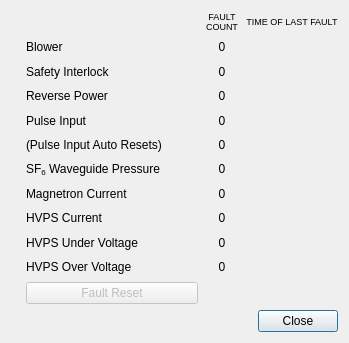
<?xml version="1.0" encoding="UTF-8"?>
<ui version="4.0">
 <class>XmitterFaultDetails</class>
 <widget class="QDialog" name="XmitterFaultDetails">
  <property name="enabled">
   <bool>true</bool>
  </property>
  <property name="geometry">
   <rect>
    <x>0</x>
    <y>0</y>
    <width>349</width>
    <height>343</height>
   </rect>
  </property>
  <property name="windowTitle">
   <string>Transmitter Fault Details</string>
  </property>
  <layout class="QVBoxLayout" name="verticalLayout">
   <item>
    <widget class="QFrame" name="faultStatusBox">
     <layout class="QGridLayout" name="gridLayout_2">
      <property name="horizontalSpacing">
       <number>8</number>
      </property>
      <property name="margin">
       <number>0</number>
      </property>
      <item row="3" column="0">
       <widget class="QLabel" name="revPowerFaultIcon">
        <property name="sizePolicy">
         <sizepolicy hsizetype="Preferred" vsizetype="Preferred">
          <horstretch>0</horstretch>
          <verstretch>0</verstretch>
         </sizepolicy>
        </property>
        <property name="text">
         <string/>
        </property>
        <property name="pixmap">
         <pixmap resource="KaGuiMainWindow.qrc">:/redLED_off.png</pixmap>
        </property>
       </widget>
      </item>
      <item row="6" column="0">
       <widget class="QLabel" name="wgPresFaultIcon">
        <property name="sizePolicy">
         <sizepolicy hsizetype="Preferred" vsizetype="Preferred">
          <horstretch>0</horstretch>
          <verstretch>0</verstretch>
         </sizepolicy>
        </property>
        <property name="text">
         <string/>
        </property>
        <property name="pixmap">
         <pixmap resource="KaGuiMainWindow.qrc">:/redLED_off.png</pixmap>
        </property>
       </widget>
      </item>
      <item row="1" column="1">
       <widget class="QLabel" name="blowerFaultLabel">
        <property name="sizePolicy">
         <sizepolicy hsizetype="Preferred" vsizetype="Preferred">
          <horstretch>0</horstretch>
          <verstretch>0</verstretch>
         </sizepolicy>
        </property>
        <property name="text">
         <string>Blower</string>
        </property>
        <property name="indent">
         <number>0</number>
        </property>
       </widget>
      </item>
      <item row="9" column="2">
       <widget class="QLabel" name="hvpsUnderVFaultCount">
        <property name="sizePolicy">
         <sizepolicy hsizetype="Preferred" vsizetype="Preferred">
          <horstretch>0</horstretch>
          <verstretch>0</verstretch>
         </sizepolicy>
        </property>
        <property name="text">
         <string>0</string>
        </property>
        <property name="alignment">
         <set>Qt::AlignCenter</set>
        </property>
       </widget>
      </item>
      <item row="1" column="2">
       <widget class="QLabel" name="blowerFaultCount">
        <property name="sizePolicy">
         <sizepolicy hsizetype="Preferred" vsizetype="Preferred">
          <horstretch>0</horstretch>
          <verstretch>0</verstretch>
         </sizepolicy>
        </property>
        <property name="text">
         <string>0</string>
        </property>
        <property name="alignment">
         <set>Qt::AlignCenter</set>
        </property>
       </widget>
      </item>
      <item row="8" column="1">
       <widget class="QLabel" name="hvpsCurrFaultLabel">
        <property name="sizePolicy">
         <sizepolicy hsizetype="Preferred" vsizetype="Preferred">
          <horstretch>0</horstretch>
          <verstretch>0</verstretch>
         </sizepolicy>
        </property>
        <property name="text">
         <string>HVPS Current</string>
        </property>
       </widget>
      </item>
      <item row="1" column="3">
       <widget class="QLabel" name="blowerFaultTime">
        <property name="text">
         <string/>
        </property>
        <property name="alignment">
         <set>Qt::AlignCenter</set>
        </property>
       </widget>
      </item>
      <item row="9" column="0">
       <widget class="QLabel" name="hvpsUnderVFaultIcon">
        <property name="sizePolicy">
         <sizepolicy hsizetype="Preferred" vsizetype="Preferred">
          <horstretch>0</horstretch>
          <verstretch>0</verstretch>
         </sizepolicy>
        </property>
        <property name="text">
         <string/>
        </property>
        <property name="pixmap">
         <pixmap resource="KaGuiMainWindow.qrc">:/redLED_off.png</pixmap>
        </property>
       </widget>
      </item>
      <item row="0" column="2">
       <widget class="QLabel" name="faultCountColumnTitle">
        <property name="font">
         <font>
          <pointsize>7</pointsize>
          <weight>50</weight>
          <bold>false</bold>
         </font>
        </property>
        <property name="text">
         <string>FAULT
COUNT</string>
        </property>
        <property name="alignment">
         <set>Qt::AlignCenter</set>
        </property>
       </widget>
      </item>
      <item row="2" column="0">
       <widget class="QLabel" name="interlockFaultIcon">
        <property name="sizePolicy">
         <sizepolicy hsizetype="Preferred" vsizetype="Preferred">
          <horstretch>0</horstretch>
          <verstretch>0</verstretch>
         </sizepolicy>
        </property>
        <property name="text">
         <string/>
        </property>
        <property name="pixmap">
         <pixmap resource="KaGuiMainWindow.qrc">:/redLED_off.png</pixmap>
        </property>
       </widget>
      </item>
      <item row="7" column="2">
       <widget class="QLabel" name="magCurrFaultCount">
        <property name="sizePolicy">
         <sizepolicy hsizetype="Preferred" vsizetype="Preferred">
          <horstretch>0</horstretch>
          <verstretch>0</verstretch>
         </sizepolicy>
        </property>
        <property name="text">
         <string>0</string>
        </property>
        <property name="alignment">
         <set>Qt::AlignCenter</set>
        </property>
       </widget>
      </item>
      <item row="10" column="1">
       <widget class="QLabel" name="hvpsOverVFaultLabel">
        <property name="sizePolicy">
         <sizepolicy hsizetype="Preferred" vsizetype="Preferred">
          <horstretch>0</horstretch>
          <verstretch>0</verstretch>
         </sizepolicy>
        </property>
        <property name="text">
         <string>HVPS Over Voltage</string>
        </property>
       </widget>
      </item>
      <item row="6" column="1">
       <widget class="QLabel" name="wgPresFaultLabel">
        <property name="sizePolicy">
         <sizepolicy hsizetype="Preferred" vsizetype="Preferred">
          <horstretch>0</horstretch>
          <verstretch>0</verstretch>
         </sizepolicy>
        </property>
        <property name="text">
         <string>&lt;html&gt;&lt;head/&gt;&lt;body&gt;&lt;p&gt;SF&lt;span style=&quot; vertical-align:sub;&quot;&gt;6&lt;/span&gt; Waveguide Pressure&lt;/p&gt;&lt;/body&gt;&lt;/html&gt;</string>
        </property>
       </widget>
      </item>
      <item row="4" column="0">
       <widget class="QLabel" name="pulseInputFaultIcon">
        <property name="sizePolicy">
         <sizepolicy hsizetype="Preferred" vsizetype="Preferred">
          <horstretch>0</horstretch>
          <verstretch>0</verstretch>
         </sizepolicy>
        </property>
        <property name="text">
         <string/>
        </property>
        <property name="pixmap">
         <pixmap resource="KaGuiMainWindow.qrc">:/redLED_off.png</pixmap>
        </property>
       </widget>
      </item>
      <item row="2" column="3">
       <widget class="QLabel" name="interlockFaultTime">
        <property name="text">
         <string/>
        </property>
        <property name="alignment">
         <set>Qt::AlignCenter</set>
        </property>
       </widget>
      </item>
      <item row="8" column="2">
       <widget class="QLabel" name="hvpsCurrFaultCount">
        <property name="sizePolicy">
         <sizepolicy hsizetype="Preferred" vsizetype="Preferred">
          <horstretch>0</horstretch>
          <verstretch>0</verstretch>
         </sizepolicy>
        </property>
        <property name="text">
         <string>0</string>
        </property>
        <property name="alignment">
         <set>Qt::AlignCenter</set>
        </property>
       </widget>
      </item>
      <item row="4" column="1">
       <widget class="QLabel" name="pulseInputFaultLabel">
        <property name="sizePolicy">
         <sizepolicy hsizetype="Preferred" vsizetype="Preferred">
          <horstretch>0</horstretch>
          <verstretch>0</verstretch>
         </sizepolicy>
        </property>
        <property name="text">
         <string>Pulse Input</string>
        </property>
       </widget>
      </item>
      <item row="6" column="2">
       <widget class="QLabel" name="wgPresFaultCount">
        <property name="sizePolicy">
         <sizepolicy hsizetype="Preferred" vsizetype="Preferred">
          <horstretch>0</horstretch>
          <verstretch>0</verstretch>
         </sizepolicy>
        </property>
        <property name="text">
         <string>0</string>
        </property>
        <property name="alignment">
         <set>Qt::AlignCenter</set>
        </property>
       </widget>
      </item>
      <item row="9" column="1">
       <widget class="QLabel" name="hvpsUnderVFaultLabel">
        <property name="sizePolicy">
         <sizepolicy hsizetype="Preferred" vsizetype="Preferred">
          <horstretch>0</horstretch>
          <verstretch>0</verstretch>
         </sizepolicy>
        </property>
        <property name="text">
         <string>HVPS Under Voltage</string>
        </property>
       </widget>
      </item>
      <item row="1" column="0">
       <widget class="QLabel" name="blowerFaultIcon">
        <property name="sizePolicy">
         <sizepolicy hsizetype="Preferred" vsizetype="Preferred">
          <horstretch>0</horstretch>
          <verstretch>0</verstretch>
         </sizepolicy>
        </property>
        <property name="text">
         <string/>
        </property>
        <property name="pixmap">
         <pixmap resource="KaGuiMainWindow.qrc">:/redLED_off.png</pixmap>
        </property>
       </widget>
      </item>
      <item row="10" column="0">
       <widget class="QLabel" name="hvpsOverVFaultIcon">
        <property name="sizePolicy">
         <sizepolicy hsizetype="Preferred" vsizetype="Preferred">
          <horstretch>0</horstretch>
          <verstretch>0</verstretch>
         </sizepolicy>
        </property>
        <property name="text">
         <string/>
        </property>
        <property name="pixmap">
         <pixmap resource="KaGuiMainWindow.qrc">:/redLED_off.png</pixmap>
        </property>
       </widget>
      </item>
      <item row="4" column="3">
       <widget class="QLabel" name="pulseInputFaultTime">
        <property name="text">
         <string/>
        </property>
        <property name="alignment">
         <set>Qt::AlignCenter</set>
        </property>
       </widget>
      </item>
      <item row="3" column="2">
       <widget class="QLabel" name="revPowerFaultCount">
        <property name="sizePolicy">
         <sizepolicy hsizetype="Preferred" vsizetype="Preferred">
          <horstretch>0</horstretch>
          <verstretch>0</verstretch>
         </sizepolicy>
        </property>
        <property name="text">
         <string>0</string>
        </property>
        <property name="alignment">
         <set>Qt::AlignCenter</set>
        </property>
       </widget>
      </item>
      <item row="0" column="3">
       <widget class="QLabel" name="faultTimeColumnTitle">
        <property name="font">
         <font>
          <pointsize>7</pointsize>
         </font>
        </property>
        <property name="text">
         <string>TIME OF LAST FAULT</string>
        </property>
        <property name="scaledContents">
         <bool>false</bool>
        </property>
        <property name="alignment">
         <set>Qt::AlignCenter</set>
        </property>
       </widget>
      </item>
      <item row="7" column="1">
       <widget class="QLabel" name="magCurrFaultLabel">
        <property name="sizePolicy">
         <sizepolicy hsizetype="Preferred" vsizetype="Preferred">
          <horstretch>0</horstretch>
          <verstretch>0</verstretch>
         </sizepolicy>
        </property>
        <property name="text">
         <string>Magnetron Current</string>
        </property>
       </widget>
      </item>
      <item row="6" column="3">
       <widget class="QLabel" name="wgPresFaultTime">
        <property name="text">
         <string/>
        </property>
        <property name="alignment">
         <set>Qt::AlignCenter</set>
        </property>
       </widget>
      </item>
      <item row="7" column="3">
       <widget class="QLabel" name="magCurrFaultTime">
        <property name="text">
         <string/>
        </property>
        <property name="alignment">
         <set>Qt::AlignCenter</set>
        </property>
       </widget>
      </item>
      <item row="10" column="2">
       <widget class="QLabel" name="hvpsOverVFaultCount">
        <property name="sizePolicy">
         <sizepolicy hsizetype="Preferred" vsizetype="Preferred">
          <horstretch>0</horstretch>
          <verstretch>0</verstretch>
         </sizepolicy>
        </property>
        <property name="text">
         <string>0</string>
        </property>
        <property name="alignment">
         <set>Qt::AlignCenter</set>
        </property>
       </widget>
      </item>
      <item row="8" column="0">
       <widget class="QLabel" name="hvpsCurrFaultIcon">
        <property name="sizePolicy">
         <sizepolicy hsizetype="Preferred" vsizetype="Preferred">
          <horstretch>0</horstretch>
          <verstretch>0</verstretch>
         </sizepolicy>
        </property>
        <property name="text">
         <string/>
        </property>
        <property name="pixmap">
         <pixmap resource="KaGuiMainWindow.qrc">:/redLED_off.png</pixmap>
        </property>
       </widget>
      </item>
      <item row="2" column="1">
       <widget class="QLabel" name="interlockFaultLabel">
        <property name="sizePolicy">
         <sizepolicy hsizetype="Preferred" vsizetype="Preferred">
          <horstretch>0</horstretch>
          <verstretch>0</verstretch>
         </sizepolicy>
        </property>
        <property name="text">
         <string>Safety Interlock</string>
        </property>
       </widget>
      </item>
      <item row="3" column="1">
       <widget class="QLabel" name="revPowerFaultLabel">
        <property name="sizePolicy">
         <sizepolicy hsizetype="Preferred" vsizetype="Preferred">
          <horstretch>0</horstretch>
          <verstretch>0</verstretch>
         </sizepolicy>
        </property>
        <property name="text">
         <string>Reverse Power</string>
        </property>
       </widget>
      </item>
      <item row="7" column="0">
       <widget class="QLabel" name="magCurrFaultIcon">
        <property name="sizePolicy">
         <sizepolicy hsizetype="Preferred" vsizetype="Preferred">
          <horstretch>0</horstretch>
          <verstretch>0</verstretch>
         </sizepolicy>
        </property>
        <property name="text">
         <string/>
        </property>
        <property name="pixmap">
         <pixmap resource="KaGuiMainWindow.qrc">:/redLED_off.png</pixmap>
        </property>
       </widget>
      </item>
      <item row="4" column="2">
       <widget class="QLabel" name="pulseInputFaultCount">
        <property name="sizePolicy">
         <sizepolicy hsizetype="Preferred" vsizetype="Preferred">
          <horstretch>0</horstretch>
          <verstretch>0</verstretch>
         </sizepolicy>
        </property>
        <property name="text">
         <string>0</string>
        </property>
        <property name="alignment">
         <set>Qt::AlignCenter</set>
        </property>
       </widget>
      </item>
      <item row="3" column="3">
       <widget class="QLabel" name="revPowerFaultTime">
        <property name="text">
         <string/>
        </property>
        <property name="alignment">
         <set>Qt::AlignCenter</set>
        </property>
       </widget>
      </item>
      <item row="9" column="3">
       <widget class="QLabel" name="hvpsUnderVFaultTime">
        <property name="text">
         <string/>
        </property>
        <property name="alignment">
         <set>Qt::AlignCenter</set>
        </property>
       </widget>
      </item>
      <item row="10" column="3">
       <widget class="QLabel" name="hvpsOverVFaultTime">
        <property name="text">
         <string/>
        </property>
        <property name="alignment">
         <set>Qt::AlignCenter</set>
        </property>
       </widget>
      </item>
      <item row="12" column="1">
       <widget class="QPushButton" name="faultResetButton">
        <property name="enabled">
         <bool>false</bool>
        </property>
        <property name="sizePolicy">
         <sizepolicy hsizetype="MinimumExpanding" vsizetype="Preferred">
          <horstretch>0</horstretch>
          <verstretch>0</verstretch>
         </sizepolicy>
        </property>
        <property name="focusPolicy">
         <enum>Qt::NoFocus</enum>
        </property>
        <property name="text">
         <string>Fault Reset</string>
        </property>
       </widget>
      </item>
      <item row="2" column="2">
       <widget class="QLabel" name="interlockFaultCount">
        <property name="sizePolicy">
         <sizepolicy hsizetype="Preferred" vsizetype="Preferred">
          <horstretch>0</horstretch>
          <verstretch>0</verstretch>
         </sizepolicy>
        </property>
        <property name="text">
         <string>0</string>
        </property>
        <property name="alignment">
         <set>Qt::AlignCenter</set>
        </property>
       </widget>
      </item>
      <item row="8" column="3">
       <widget class="QLabel" name="hvpsCurrFaultTime">
        <property name="text">
         <string/>
        </property>
        <property name="alignment">
         <set>Qt::AlignCenter</set>
        </property>
       </widget>
      </item>
      <item row="5" column="1">
       <widget class="QLabel" name="autoResetLabel">
        <property name="text">
         <string>(Pulse Input Auto Resets)</string>
        </property>
       </widget>
      </item>
      <item row="5" column="2">
       <widget class="QLabel" name="autoResetCount">
        <property name="sizePolicy">
         <sizepolicy hsizetype="Preferred" vsizetype="Preferred">
          <horstretch>0</horstretch>
          <verstretch>0</verstretch>
         </sizepolicy>
        </property>
        <property name="text">
         <string>0</string>
        </property>
        <property name="alignment">
         <set>Qt::AlignCenter</set>
        </property>
       </widget>
      </item>
     </layout>
    </widget>
   </item>
   <item>
    <widget class="QDialogButtonBox" name="buttonBox">
     <property name="focusPolicy">
      <enum>Qt::NoFocus</enum>
     </property>
     <property name="orientation">
      <enum>Qt::Horizontal</enum>
     </property>
     <property name="standardButtons">
      <set>QDialogButtonBox::Close</set>
     </property>
    </widget>
   </item>
  </layout>
 </widget>
 <resources>
  <include location="KaGuiMainWindow.qrc"/>
 </resources>
 <connections>
  <connection>
   <sender>buttonBox</sender>
   <signal>accepted()</signal>
   <receiver>XmitterFaultDetails</receiver>
   <slot>accept()</slot>
   <hints>
    <hint type="sourcelabel">
     <x>248</x>
     <y>254</y>
    </hint>
    <hint type="destinationlabel">
     <x>157</x>
     <y>274</y>
    </hint>
   </hints>
  </connection>
  <connection>
   <sender>buttonBox</sender>
   <signal>rejected()</signal>
   <receiver>XmitterFaultDetails</receiver>
   <slot>reject()</slot>
   <hints>
    <hint type="sourcelabel">
     <x>316</x>
     <y>260</y>
    </hint>
    <hint type="destinationlabel">
     <x>286</x>
     <y>274</y>
    </hint>
   </hints>
  </connection>
 </connections>
</ui>
